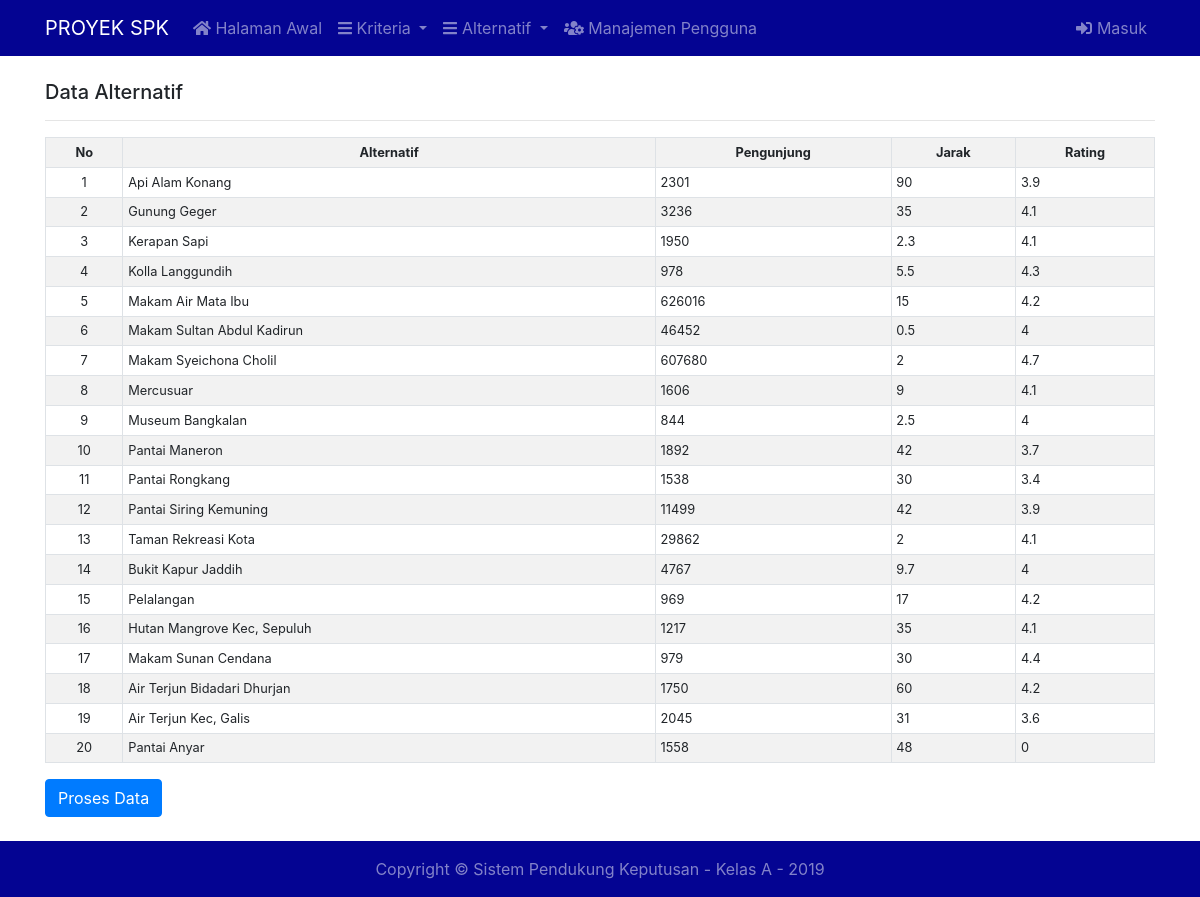
Screenshot of /data-alternatif.php with the database file from the repository.
### tables this page shows
CREATE TABLE `kriteria` (
  `id` int(11) NOT NULL,
  `nama` char(50) DEFAULT NULL,
  `atribut` int(11) DEFAULT NULL,
  `bobot` double DEFAULT NULL
);

CREATE TABLE `alternatif` (
  `id` int(11) NOT NULL,
  `nama` char(50) DEFAULT NULL
);

CREATE TABLE `nilai_alternatif` (
  `alternatif` int(11) DEFAULT NULL,
  `kriteria` int(11) DEFAULT NULL,
  `nilai` double DEFAULT NULL
);

### includes/api.php (called while the page is built, shortened)
<?php
$NAMA_DATABASE = 'tugas_spk3';
$USERNAME_DATABASE = 'root';
$PASSWORD_DATABASE = '';
$conn = new PDO("mysql:host=localhost;dbname=$NAMA_DATABASE", $USERNAME_DATABASE, $PASSWORD_DATABASE);
function cek_valid_bobot() {
    global $conn;
    $q = $conn->prepare("SELECT * FROM kriteria WHERE bobot IS NULL");
    $q->execute();
    return true;
}
function pengguna($pengguna=false) {
    global $conn;
    @$id = $_COOKIE['masuk'];
    if ($pengguna!=false) $q = $conn->prepare("SELECT * FROM pengguna p JOIN level l on p.level=l.id WHERE p.username='$pengguna'");
    else $q = $conn->prepare("SELECT * FROM masuk m JOIN pengguna p ON m.pengguna=p.username JOIN level l on p.level=l.id WHERE m.id='$id'");
    $q->execute();
    return @$q->fetchAll()[0];
}
function data_kriteria() {
    global $conn;
    $q = $conn->prepare('SELECT * FROM kriteria JOIN atribut ON kriteria.atribut=atribut.id');
    $q->execute();
    return @$q->fetchAll();
}
function nilai_alternatif($a, $k) {
    global $conn;
    $q = $conn->prepare("SELECT * FROM nilai_alternatif WHERE alternatif='$a' AND kriteria='$k'");
    $q->execute();
    @$data = $q->fetchAll()[0][2];
    if ($data) return $data;
    else return 0;
}
function data_alternatif() {
    global $conn;
    $q = $conn->prepare("SELECT * FROM alternatif");
    $q->execute();
    @$data = $q->fetchAll();
    if ($data) return $data;
    else return array();
}

### data-alternatif.php (the view, shortened to what this page needs)
<?php include './includes/api.php';include './includes/header.php';
echo '<h5>Data Alternatif</h5><hr>';
if (count(data_alternatif()) > 0 & count(data_kriteria()) > 0 & cek_valid_bobot()) {
?>
<table class="table table-bordered table-sm table-striped small">
    <tr class="text-center">
        <th>No</th><th>Alternatif</th>
        <?php
        foreach (data_kriteria() as $x) echo "<th>{$x[1]}</th>";
        ?>
    </tr>
    <?php $no = 1;
    foreach (data_alternatif() as $x) {
        echo "<tr><td class=\"text-center\">$no</td><td>{$x[1]}</td>";
        foreach (data_kriteria() as $y) {
            $n = nilai_alternatif($x[0], $y[0]);
            echo "<td>$n</td>";
        }
        echo '</tr>';
        $no++;
    }
    ?>
</table>
<button class="btn btn-primary" onclick="location.href='./proses-data'">Proses Data</button>
<?php
}
include './includes/footer.php';?>

### includes/header.php (shortened to what this page needs)
<!DOCTYPE html>
<html lang="id">
<head>
    <link href="./css/bootstrap.min.css" rel="stylesheet">
    <link href="./css/main.css" rel="stylesheet">
    <link href="./css/fontawesome-free-5.11.2-web/css/all.min.css" rel="stylesheet">
</head>
<body>
    <nav class="navbar navbar-expand-lg fixed-top navbar-dark" style="background-color: #040492;">
        <div class="container">
            <a class="navbar-brand" href="./">PROYEK SPK</a>
            <div class="collapse navbar-collapse" id="navbarSupportedContent">
                <ul class="navbar-nav mr-auto">
                    <li class="nav-item" id="beranda">
                        <a class="nav-link" href="./"><span class="fas fa-home"></span> Halaman Awal<span class="sr-only">(current)</span></a>
                    </li>
                    <li class="nav-item dropdown">
                        <a class="nav-link dropdown-toggle" href="" id="navbarDropdown" role="button" data-toggle="dropdown" aria-haspopup="true" aria-expanded="false">
                            <span class="fas fa-bars"></span> Kriteria
                        </a>
                    </li>
                    <li class="nav-item dropdown">
                        <a class="nav-link dropdown-toggle" href="" id="navbarDropdown2" role="button" data-toggle="dropdown" aria-haspopup="true" aria-expanded="false">
                            <span class="fas fa-bars"></span> Alternatif
                        </a>
                    </li>
                    <li class="nav-item" id="manajemen-pengguna">
                        <a class="nav-link" href="./manajemen-pengguna"><span class="fas fa-users-cog"></span> Manajemen Pengguna<span class="sr-only">(current)</span></a>
                    </li>
                </ul>
                <ul class="navbar-nav"> <?php if (empty(pengguna())) { ?>
                    <li class="nav-item" id="masuk">
                        <a class="nav-link" href="./masuk"><span class="fas fa-sign-in-alt"></span> Masuk<span class="sr-only">(current)</span></a>
                    </li>
                    <?php } ?>
                </ul>
            </div>
        </div>
    </nav>
    <div class="container" style="margin-top:80px;margin-bottom:80px;">

### includes/footer.php (shortened to what this page needs)
</div>
    <div class="navbar navbar-expand-lg navbar-dark" style="background-color: #040492;bottom: 0;width: 100%; position: absolute;">
        <div class="container text-center">
            <span class="navbar-text col-md-12 col-sm-12 col-xs-12">Copyright &copy; Sistem Pendukung Keputusan - Kelas A - 2019</span>
        </div>
    </div>
</body>
</html>

### css/main.css (style rules this page uses)
.container { width: 100%; }
html { position: relative; min-height: 100%; }

### rows the page displays
kriteria: nama "Pengunjung"
kriteria: nama "Jarak"
kriteria: nama "Rating"
alternatif: nama "Api Alam Konang", id.nilai "2301", id.nilai "90", id.nilai "3.9"
alternatif: nama "Gunung Geger", id.nilai "3236", id.nilai "35", id.nilai "4.1"
alternatif: nama "Kerapan Sapi", id.nilai "1950", id.nilai "2.3", id.nilai "4.1"
alternatif: nama "Kolla Langgundih", id.nilai "978", id.nilai "5.5", id.nilai "4.3"
alternatif: nama "Makam Air Mata Ibu", id.nilai "626016", id.nilai "15", id.nilai "4.2"
alternatif: nama "Makam Sultan Abdul Kadirun", id.nilai "46452", id.nilai "0.5", id.nilai "4"
alternatif: nama "Makam Syeichona Cholil", id.nilai "607680", id.nilai "2", id.nilai "4.7"
alternatif: nama "Mercusuar", id.nilai "1606", id.nilai "9", id.nilai "4.1"
alternatif: nama "Museum Bangkalan", id.nilai "844", id.nilai "2.5", id.nilai "4"
alternatif: nama "Pantai Maneron", id.nilai "1892", id.nilai "42", id.nilai "3.7"
alternatif: nama "Pantai Rongkang", id.nilai "1538", id.nilai "30", id.nilai "3.4"
alternatif: nama "Pantai Siring Kemuning", id.nilai "11499", id.nilai "42", id.nilai "3.9"
alternatif: nama "Taman Rekreasi Kota", id.nilai "29862", id.nilai "2", id.nilai "4.1"
alternatif: nama "Bukit Kapur Jaddih", id.nilai "4767", id.nilai "9.7", id.nilai "4"
alternatif: nama "Pelalangan", id.nilai "969", id.nilai "17", id.nilai "4.2"
alternatif: nama "Hutan Mangrove Kec, Sepuluh", id.nilai "1217", id.nilai "35", id.nilai "4.1"
alternatif: nama "Makam Sunan Cendana", id.nilai "979", id.nilai "30", id.nilai "4.4"
alternatif: nama "Air Terjun Bidadari Dhurjan", id.nilai "1750", id.nilai "60", id.nilai "4.2"
alternatif: nama "Air Terjun Kec, Galis", id.nilai "2045", id.nilai "31", id.nilai "3.6"
alternatif: nama "Pantai Anyar", id.nilai "1558", id.nilai "48", id.nilai "0"
